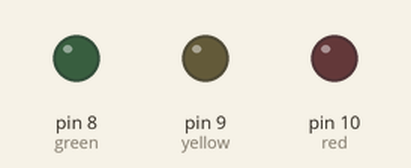
Simulated run of this sketch. Board: Arduino Uno, built with avr-gcc and run on an emulated ATmega328P. Shown: output pins drawn as LEDs (lit = HIGH).

Above: at 1.5 s.
At 8.0 s:
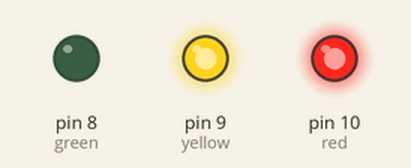
At 13.3 s:
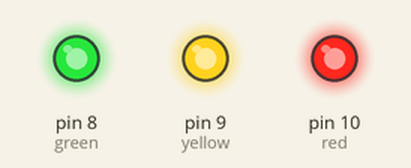
At 18.4 s:
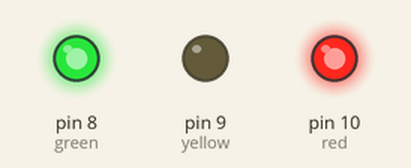
At 22.4 s:
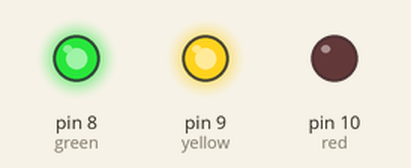
At 25.9 s:
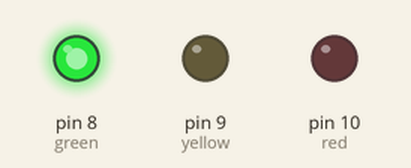
Timing chart, 0 to 35.0 s (numbered marks = the images above):
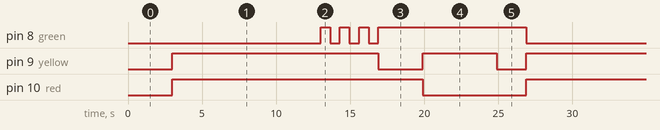

Measured:
- by itself, pin 8 (green): repeats every 26.9 s: 2 × (LOW 0.65 s, HIGH 0.65 s), LOW 0.65 s, HIGH 10.0 s, LOW 13.0 s, HIGH 0.65 s
- by itself, pin 9 (yellow): repeats every 26.9 s: LOW 3.0 s, HIGH 5.0 s, LOW 2.0 s, HIGH 16.9 s
- by itself, pin 10 (red): repeats every 26.9 s: LOW 7.0 s, HIGH 19.9 s

The sketch:

sketch_aug26a.ino
```cpp
int red = 10;
int yellow = 9;
int green = 8;
int repeat = 1;
int delayPeriod = 650;
void setup() {
  // put your setup code here, to run once:
    pinMode(red, OUTPUT);
    pinMode(yellow, OUTPUT);
    pinMode(green, OUTPUT);
}

void loop() {
  // put your main code here, to run repeatedly:
 if(repeat == 1)
 {
  digitalWrite(red, LOW);
  digitalWrite(yellow, LOW);
  digitalWrite(green, LOW);
  delay(3000);
  repeat = 2;
  digitalWrite(red, HIGH);
  digitalWrite(yellow, HIGH);
  digitalWrite(green, LOW);
  delay(10000);
 }
 else{
    changeLights();
    delay(10000);
 }

}
void changeLights(){
    //green blinked on for 3 points
    for (int i = 0; i < 3; i++) {
      digitalWrite(green, HIGH);
      delay(delayPeriod);
      digitalWrite(green, LOW);
      delay(delayPeriod);
    }
    // green off, yellow on for 3 seconds
    digitalWrite(green, HIGH);
    digitalWrite(yellow, LOW);
    delay(3000);
    // turn off yellow, then turn red on for 5 seconds
    digitalWrite(yellow, HIGH);
    digitalWrite(red, LOW);
    delay(5000);
    // red and yellow on for 2 seconds (red is already on though)
    digitalWrite(yellow, LOW);
    delay(2000);
    // turn off red and yellow, then turn on green
    digitalWrite(yellow, HIGH);
    digitalWrite(red, HIGH);
    digitalWrite(green, LOW);
    delay(3000);
}
```
